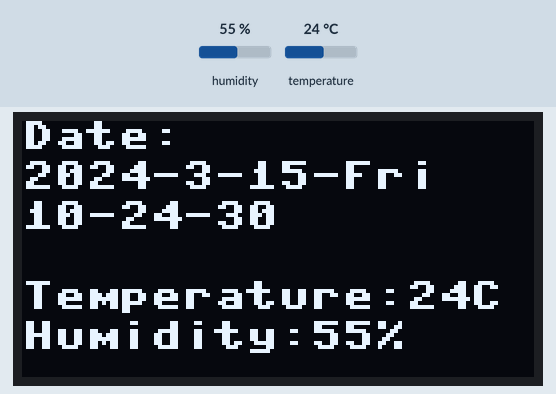
A program run on a simulated Raspberry Pi Pico running MicroPython. Parts: 128×64 one-colour display. Inputs (shaded band) come from the test bench; at power-on: humidity 55 %, temperature 24 °C. The clock reads 2024-03-15 10:24:30 at power-on unless the program sets it.

Above: at 1.2 s.
1.3 s: humidity set to 22 %
At 2.8 s:
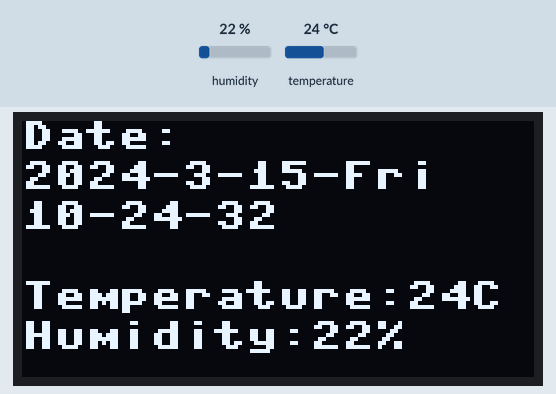
3.6 s: temperature set to 12 °C
At 4.9 s:
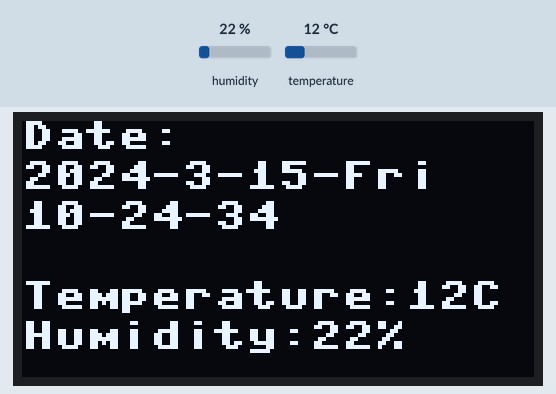
5.7 s: humidity set to 40 %
At 6.4 s:
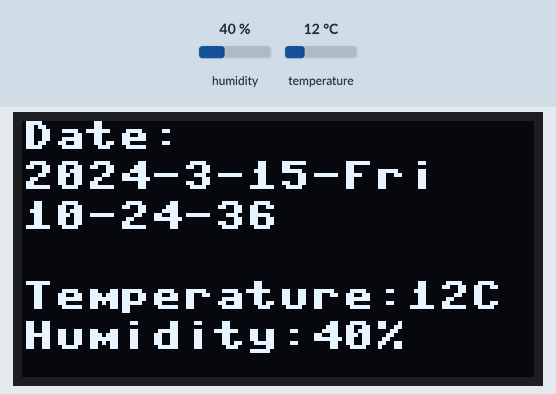
7.5 s: temperature set to 19 °C
At 9.8 s:
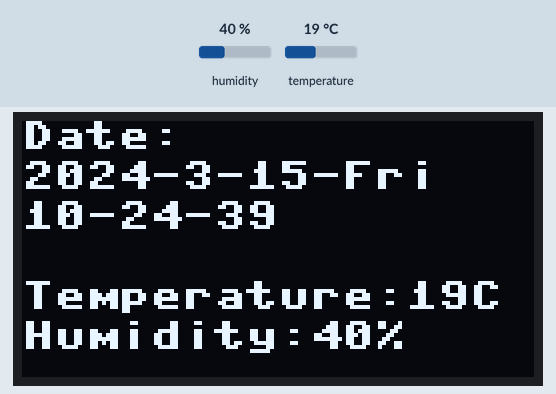
Timing chart, 0 to 10.6 s (numbered marks = the images above; inputs shaded):
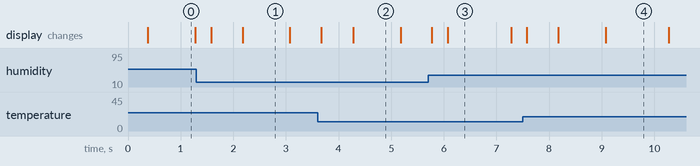

The program:

______dht_oled.py
```python
from machine import RTC
from machine import Pin
from machine import I2C
from ssd1306 import SSD1306_I2C
from machine import Timer
import dht

def clock_time(tim):
    timee=clockk.datetime()
    oled.fill(0)
    oled.text("Date:",0,0)
    oled.text(str(timee[0])+'-'+str(timee[1])+'-'+str(timee[2])+'-'+week[timee[3]],0,10)
    oled.text(str(timee[4])+'-'+str(timee[5])+'-'+str(timee[6]),0,20)

    d.measure()
    oled.text("Temperature:"+str(d.temperature())+'C',0,40)
    oled.text("Humidity:"+str(d.humidity())+'%',0,50)

    oled.show()

i2c=I2C(1,sda=Pin(2),scl=Pin(3))
oled=SSD1306_I2C(128,64,i2c,addr=0X3c)

week=['Mon','Tues','Wed','Thur','Fri','Sat','Sun']
clockk=RTC()
#clockk.datetime((2022,10,30,6,17,25,0,0))#设置初始时间，年、月、日、星期、时、分、秒

d=dht.DHT11(Pin(0))

tim=Timer(-1)
tim.init(period=300,mode=Timer.PERIODIC,callback=clock_time)
```

Measured:
- what the display in image 0 shows lasts 0.9 s, from 0.4 s to 1.3 s
- what the display in image 3 shows lasts 1.2 s, from 6.1 s to 7.3 s
